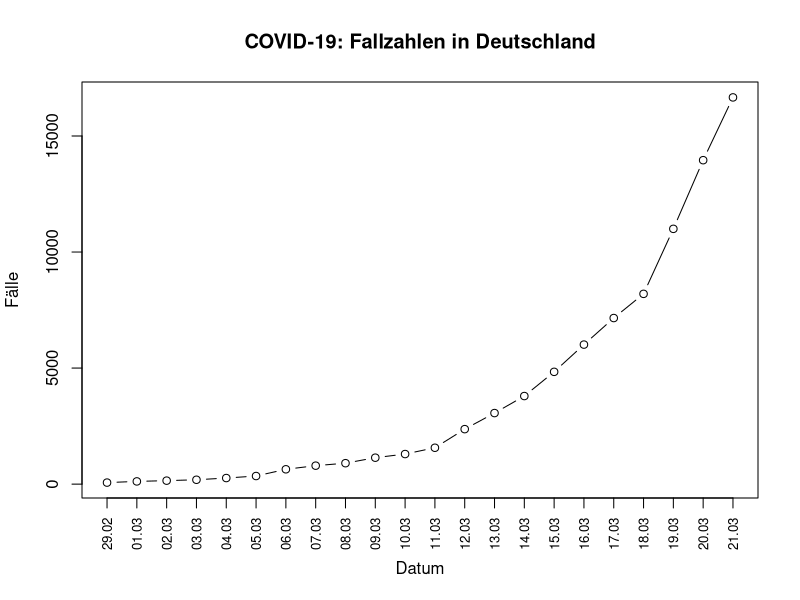
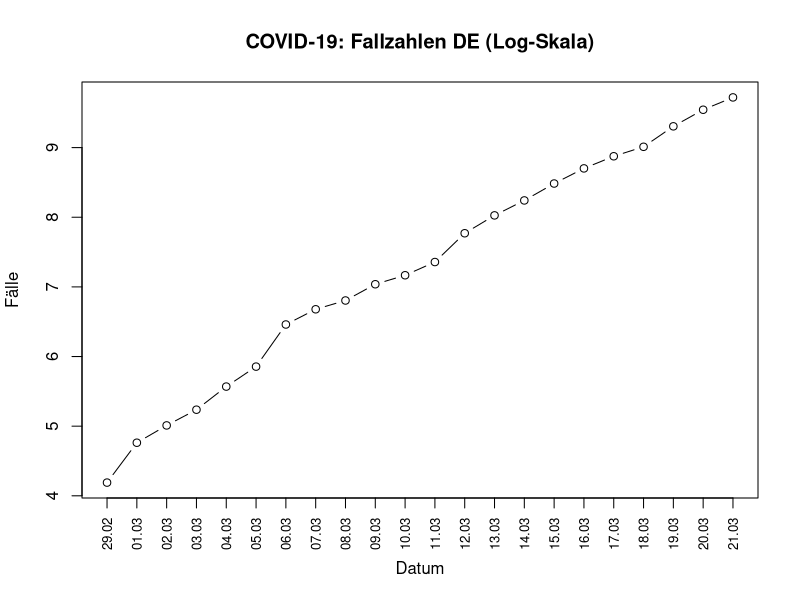
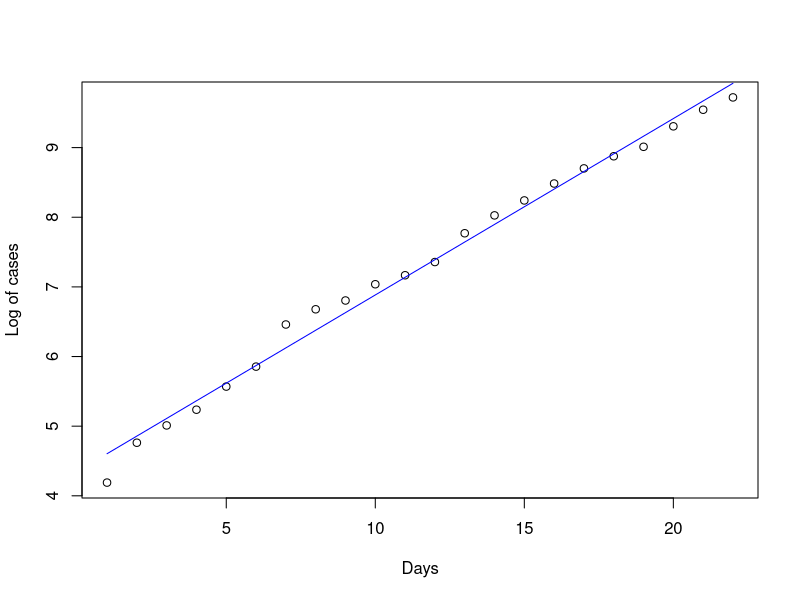
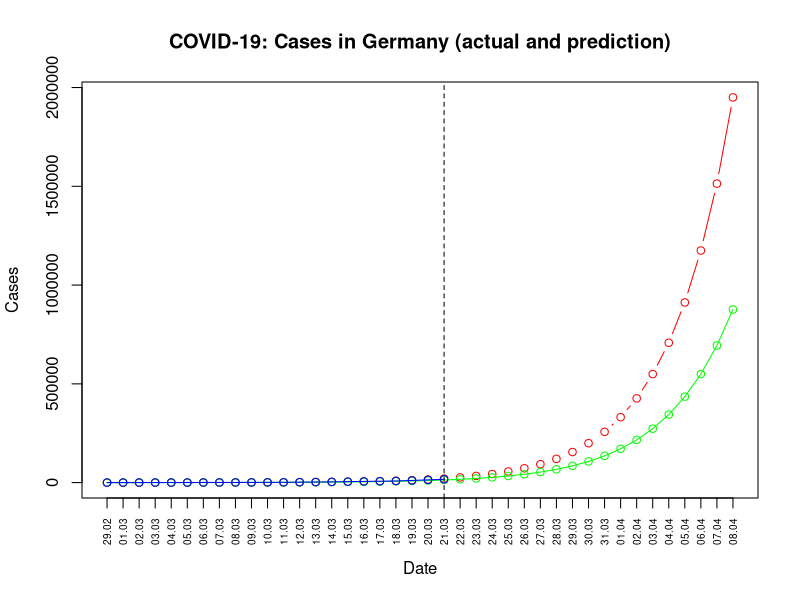

Generate these figures, in order, with R:
# COVID-19 cases Germany (Source: RKI / https://www.rki.de/DE/Content/InfAZ/N/Neuartiges_Coronavirus/Fallzahlen.html)

time = c("29-02-2020","01-03-2020","02-03-2020","03-03-2020","04-03-2020","05-03-2020","06-03-2020","07-03-2020","08-03-2020",
         "09-03-2020","10-03-2020","11-03-2020","12-03-2020","13-03-2020","14-03-2020","15-03-2020","16-03-2020","17-03-2020","18-03-2020",
         "19-03-2020","20-03-2020","21-03-2020")
ntime = seq(1:length(time))
cases=c(66,117,150,188,262,349,639,795,902,1139,1296,1567,2369,3062,3795,4838,6012,7156,8198,10999,13957,16662)

df=data.frame(time,cases,ntime)
df$time<- as.Date(df$time, "%d-%m-%Y")

# Plot absolute cases
plot(cases ~ time, df, xaxt = "n", type="b", main="COVID-19: Fallzahlen in Deutschland",xlab="Datum", ylab="Fälle")
axis(1, df$time, format(df$time, "%d.%m"), cex.axis = .8,las = 2)

# Plot on log scale
plot(log(cases) ~ time, df, xaxt = "n", type="b", main="COVID-19: Fallzahlen DE (Log-Skala)",xlab="Datum", ylab="Fälle")
axis(1, df$time, format(df$time, "%d.%m"), cex.axis = .8,las = 2)

# Linear regression to find average growth rate
reg = lm(log(cases)~ntime, data=df)
summary(reg)

# Compare actual values and prediction
pred = predict(reg, newdata=df)
res = data.frame(pred, log(cases), ntime, cases, round(exp(pred)))
colnames(res)<-c("pred", "logcases", "ntime", "cases", "exp_pred")

# Plot actual values and prediction
plot(res$ntime,res$logcases, xlab = "Days", ylab="Log of cases")
lines(res$ntime,res$pred,col="blue")

# Predict cases over longer period assuming growth rates
mydays = seq(1:40)
mydates = seq(as.Date("29-02-2020","%d-%m-%Y"), by = "day", length.out = length(mydays))
ltp = data.frame(mydays,mydates)
ltp$mycases1 = round(exp(reg$coefficients[1]+ltp$mydays*reg$coefficients[2]))
ltp$mycases2 = round(exp(reg$coefficients[1]+ltp$mydays*(reg$coefficients[2]-0.02) ))
ltp

# Plot prediction with different growth rates
plot(mycases1 ~ mydates, ltp, xaxt = "n", type="b", main="COVID-19: Cases in Germany (actual and prediction)",xlab="Date", ylab="Cases", col = "red")
lines(mycases2 ~ mydates, ltp, type="o", col="green")
lines(cases ~ time, df, type = "o", col = "blue")
axis(1, ltp$mydates, format(ltp$mydates, "%d.%m"), cex.axis = .6,las = 2)
abline(v=as.Date("21-03-2020","%d-%m-%Y"), col=c("black"),lty=2)
